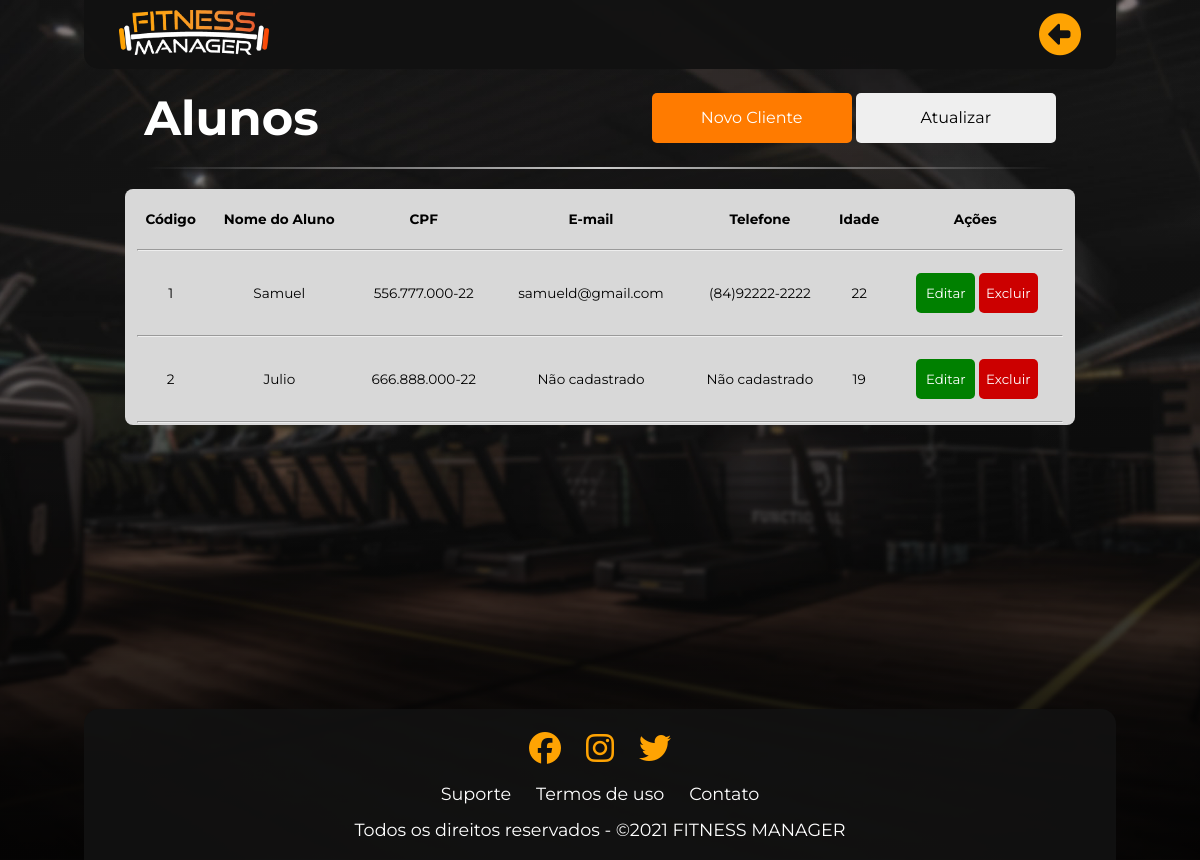
Screenshot of /PHP/alunosadm.php (signed in) with the database file from the repository.
### tables this page shows
create table tb_clientes(
cli_codigo int auto_increment,
cli_nome varchar(100) not null,
cli_cpf varchar(15) not null,
cli_idade int not null,
cli_melhoremail varchar(100) ,
cli_telefoneprincipal varchar(15) ,
constraint pk_clientes primary key (cli_codigo)
);

### PHP/alunosadm.php (the view, shortened to what this page needs)
<?php
include("config.php");
$consulta = $conexao->query("select * from tb_clientes ");
?>
<!DOCTYPE html>
<html lang="pt-br">
<head>
    <link rel="stylesheet" href="../PHP/../CSS/globalstyle.css">
</head>
<body>
    <header class="top-container">
        <div class="logo">
            <img src="../IMAGE/Logo Fitness Manager Branca.png" alt="Fitness Manager Logo" style="width: 150px;">
        </div>
        <nav class="nav-right">
            <ul class="top-list">
                <span id="back">
                    <li><a href="iniciallogadm.php"><i class="fas fa-arrow-alt-circle-left" style="font-size: 42px; color: #fea303;"></i></i></a></li>
                </span>
            </ul>
        </nav>
    </header>
    <main class="mid-container">
        <section>
            <div class="column3">
                <div class="alunos">
                    <h2>Alunos</h2>
                </div>
                <div class="acoes">
                    <a href="alunos-novoadm.php"><button class="cliente">Novo Cliente</button></a>
                    <a href="alunosadm.php"><button class="atualizar">Atualizar</button></a>
                </div>
            </div>
            <hr class="line">
            <div class="content">
                <table class="crud">
                    <thead>
                        <tr>
                            <th>Código</th>
                            <th>Nome do Aluno</th>
                            <th>CPF</th>
                            <th>E-mail</th>
                            <th>Telefone</th>
                            <th>Idade</th>
                            <th>Ações</th>
                        </tr>
                    </thead>
                    <tr>
                        <td colspan="7">
                            <hr class="linha linha2">
                        </td>
                    </tr>
                    <?php while ($resultado = $consulta->fetch_assoc()) { ?>
                        <tr>
                            <td label="Código"><?php echo $resultado['cli_codigo']; ?></td>
                            <td label="Nome"><?php echo $resultado['cli_nome']; ?></td>
                            <td label="CPF"><?php echo $resultado['cli_cpf']; ?></td>
                            <?php if ($resultado['cli_melhoremail'] == null) {
                                $resultado['cli_melhoremail'] = "Não cadastrado";
                            } ?>
                            <?php if ($resultado['cli_telefoneprincipal'] == null) {
                                $resultado['cli_telefoneprincipal'] = "Não cadastrado";
                            } ?>
                            <td label="E-mail"><?php echo $resultado['cli_melhoremail']; ?></td>
                            <td label="Telefone"><?php echo $resultado['cli_telefoneprincipal']; ?></td>
                            <td label="Idade"><?php echo $resultado['cli_idade']; ?></td>
                            <td>&nbsp;
                                <a href="alunos-editaradm.php?codigo=<?php echo $resultado['cli_codigo']; ?>"><button class="editar">Editar</button></a>
                                <a href="?excluir=<?php echo $resultado['cli_codigo']; ?>" onclick="return confirm('Deseja realmente apagar?');"><button class="excluir">Excluir</button></a>&nbsp;
                            </td>
                        </tr>
                        <tr>
                            <td colspan="7">
                                <hr class="linha">
                            </td>
                        </tr>
                    <?php } ?>
                </table>
            </div>
        </section>
    </main>
    <footer class="bot-container">
        <ul class="icons">
            <li><a href="#"><i class="fab fa-facebook"></i></a></li>
            <li><a href="#"><i class="fab fa-instagram"></i></a></li>
            <li><a href="#"><i class="fab fa-twitter"></i></a></li>
        </ul>
        <ul class="footer-list">
            <li><a href="#">Suporte</a></li>
            <li><a href="#">Termos de uso</a></li>
            <li><a href="#">Contato</a></li>
        </ul>
        <p>Todos os direitos reservados - &copy;2021 FITNESS MANAGER</p>
    </footer>
</body>
</html>

### CSS/globalstyle.css (style rules this page uses)
:root { --cor0: #fea303; --cor1: #fb4b08; --cor2: #111111f1; --font-geral:'Montserrat', sans-serif; }
* { padding: 0; margin: 0; box-sizing: border-box; font-family: 'Montserrat', sans-serif; }
nav,ul { list-style: none; }
a { text-decoration: none; }
body { width: 100%; padding-left: 7%; padding-right: 7%; background-image: linear-gradient(rgba(0, 0, 0, 0.068)40%, rgba(0, 0, 0, 0.596)), linear-gradient(rgba(0, 0, 0, 0.288) 70%, rgba(0,0,0,0.1)),url(../CSS/../IMAGE/sven-mieke-MsCgmHuirDo-unsplash.png); background-repeat: no-repeat; background-position: center; background-size: cover; }
header { background-color: var(--cor2); width: 100%; display: flex; justify-content: space-between; align-items: center; padding: 10px 35px; border-radius: 0px 0px 15px 15px; }
.top-list { display: flex; }
.top-list li { margin: 0 15px; transition: 0.3s ease; }
.top-list li:first-child { margin-left: 0; }
.top-list li:last-child { margin-right: 0; }
.top-list li a { font-size: 1.2em; color: white; text-decoration: none; }
.top-list span > li { transition: 0.4s ease; }
.mid-container { background-color: var(--cor3); display: flex; min-height: 80vh; align-items: center; padding-left: 4%; padding-right: 4%; }
section { align-self: flex-start; width: 100%; height: 100%; padding: 20px 0; }
.column3 { display: flex; align-items: center; justify-content: space-between; padding: 0 2%; }
.alunos { font-size: 2em; color: white; }
.acoes button { font-size: 1em; width: 200px; height: 50px; border: 0; border-radius: 5px; cursor: pointer; }
.cliente { background-color: rgb(255, 123, 0); color: white; transition: 0.5s ease; }
.atualizar { transition: 0.5s ease; }
.line { border: 0; height: 2px; background-image: linear-gradient(to right, transparent, #CCC, transparent); margin: 20px; }
.content { display: flex; }
.crud { width: 100%; background-color: rgb(216, 216, 216); border-radius: 8px; padding-top: 20px; padding-left: 25px; padding-right: 25px; font-size: 1em; text-align: center; }
.crud th { text-align: center; }
.crud td { padding-top: 20px; }
.crud tr td button { cursor: pointer; width: 75px; height: 40px; border-radius: 5px; border: 0; }
.editar { background-color: green; color: white; transition: 0.5s ease; }
.excluir { background-color: rgb(204, 0, 0); color: white; transition: 0.5s ease; }
@media only screen and (max-width: 1440px) { .content { width: 100%; } }
@media only screen and (max-width: 1440px) { .crud { width: 100%; background-color: rgb(216, 216, 216); border-radius: 8px; padding-top:20px; padding-left: 10px; padding-right: 10px; font-size: 0.85em; text-align: center; } }
@media only screen and (max-width: 1440px) { .crud tr td button { cursor: pointer; width: 59px; height: 40px; border-radius: 5px; border: 0; } }
.bot-container { background-color: var(--cor2); display: flex; flex-direction: column; padding: 20px 0px; align-items: center; border-radius: 15px 15px 0px 0px; }
.bot-container ul { display: flex; margin-bottom: 15px; }
.bot-container ul li { margin-right: 25px; }
.bot-container ul li:last-child { margin-right: 0; }
.footer-list li a { color: white; text-decoration: none; font-size: 1.1em; transition: .5s ease-in-out; }
.icons li a { color: var(--cor0); font-size: 2em; transition: .5s ease-in-out; }
.bot-container p { color: white; font-size: 1.1em; text-align: center; }

### rows the page displays
tb_clientes: cli_codigo "1", cli_nome "Samuel", cli_cpf "556.777.000-22", cli_melhoremail "samueld@gmail.com", cli_telefoneprincipal "(84)92222-2222", cli_idade "22"
tb_clientes: cli_codigo "2", cli_nome "Julio", cli_cpf "666.888.000-22", cli_melhoremail "Não cadastrado", cli_telefoneprincipal "Não cadastrado", cli_idade "19"
